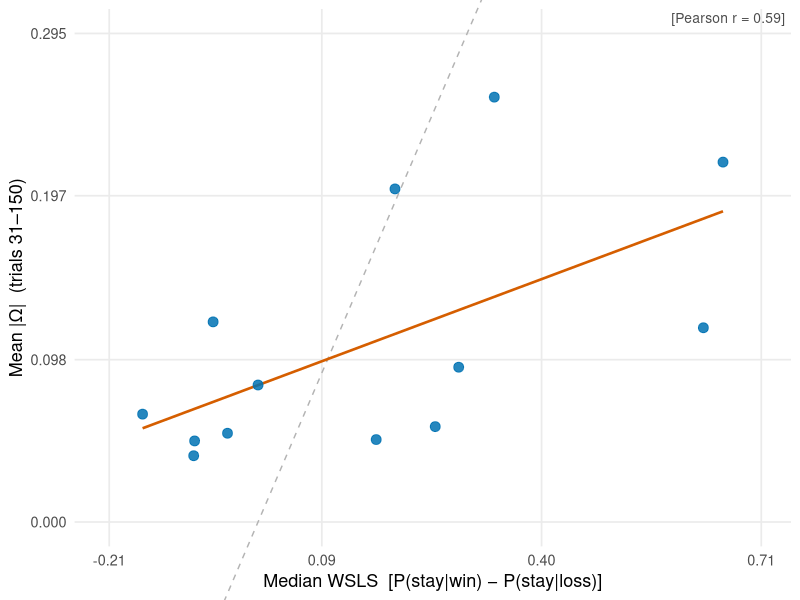

Reproduce this figure in R.
library(ggplot2)

plot_df <- data.frame(
  pid = c(
    "60e46e6f6bc0c2cdf5d077ce","60e6b55696dade249aa3249b","60e9f29fe1f58945339696d0",
    "6661b6019ab530fb44632cc2","66912a96b8dba143ceba8276","66ab330c867b56b7333c7f26",
    "66ab9137e5573312997df691","678cc86b7a22ead21c11ea4d","67acd3c9faab3a14dfe87135",
    "67f6a640d2046b13fcf33328","697ccad66fdf3bbcccb90fe4","69ef99a65d19811a9ddad38b",
    "69fdce52c07d954848678eaf"
  ),
  x = c(
     0.3333, 0.2500,  0.2831,  0.1932,  0.6283, -0.0895,
     0.6560, -0.0431,  0.0000, -0.0634, -0.0908,  0.1667, -0.1629
  ),
  y = c(
    0.25653, 0.05758, 0.09345, 0.20112, 0.11728, 0.04894,
    0.21730, 0.05358, 0.08271, 0.12084, 0.04001, 0.04976, 0.06512
  )
)

# safety check
plot_df <- plot_df[complete.cases(plot_df$x, plot_df$y), ]
stopifnot(nrow(plot_df) == 13, length(plot_df$x) == length(plot_df$y))

pearson_r <- cor(plot_df$x, plot_df$y, method = "pearson")
cat(sprintf("Pearson r = %.3f  (n = %d)\n", pearson_r, nrow(plot_df)))

# independent axis limits
x_lim <- range(plot_df$x) + c(-0.05, 0.05)
y_lim <- c(0, max(plot_df$y) * 1.15)
x_breaks <- seq(x_lim[1], x_lim[2], length.out = 4)
y_breaks <- seq(y_lim[1], y_lim[2], length.out = 4)

p <- ggplot(plot_df, aes(x = x, y = y)) +
  geom_abline(slope = 1, intercept = 0, linetype = "dashed", colour = "grey70") +
  geom_smooth(method = "lm", se = FALSE, colour = "#D55E00", linewidth = 0.9) +
  geom_point(colour = "#0072B2", alpha = 0.85, size = 3) +
  annotate(
    "text",
    x = Inf, y = Inf,
    label = sprintf("[Pearson r = %.2f]", pearson_r),
    hjust = 1.05, vjust = 1.4,
    size = 3.5, colour = "grey30"
  ) +
  scale_x_continuous(breaks = round(x_breaks, 2)) +
  scale_y_continuous(breaks = round(y_breaks, 3)) +
  coord_cartesian(xlim = x_lim, ylim = y_lim, clip = "off") +
  theme_minimal(base_size = 13) +
  theme(panel.grid.minor = element_blank()) +
  labs(
    x = "Median WSLS  [P(stay|win) − P(stay|loss)]",
    y = "Mean |Ω|  (trials 31–150)"
  )

ggsave("analysis/running_wsls/scatter_wsls_omega.png",
       plot = p, width = 5, height = 5, dpi = 180)
cat("Saved → analysis/running_wsls/scatter_wsls_omega.png\n")
